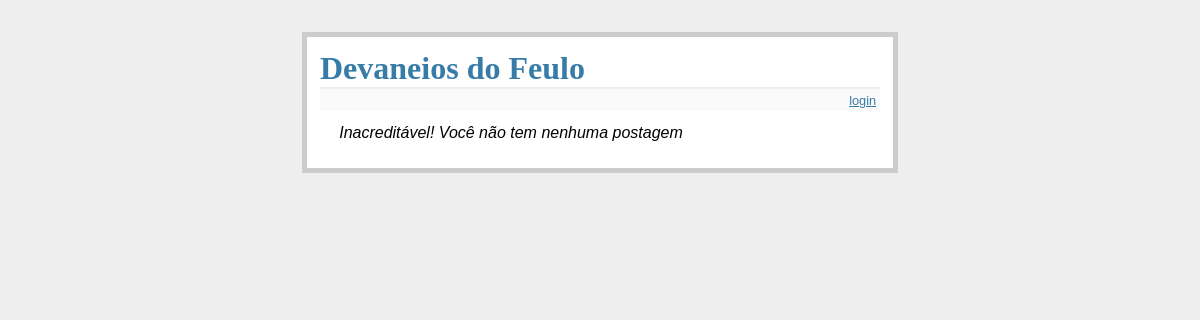
The page /entradas on the database as committed earlier.
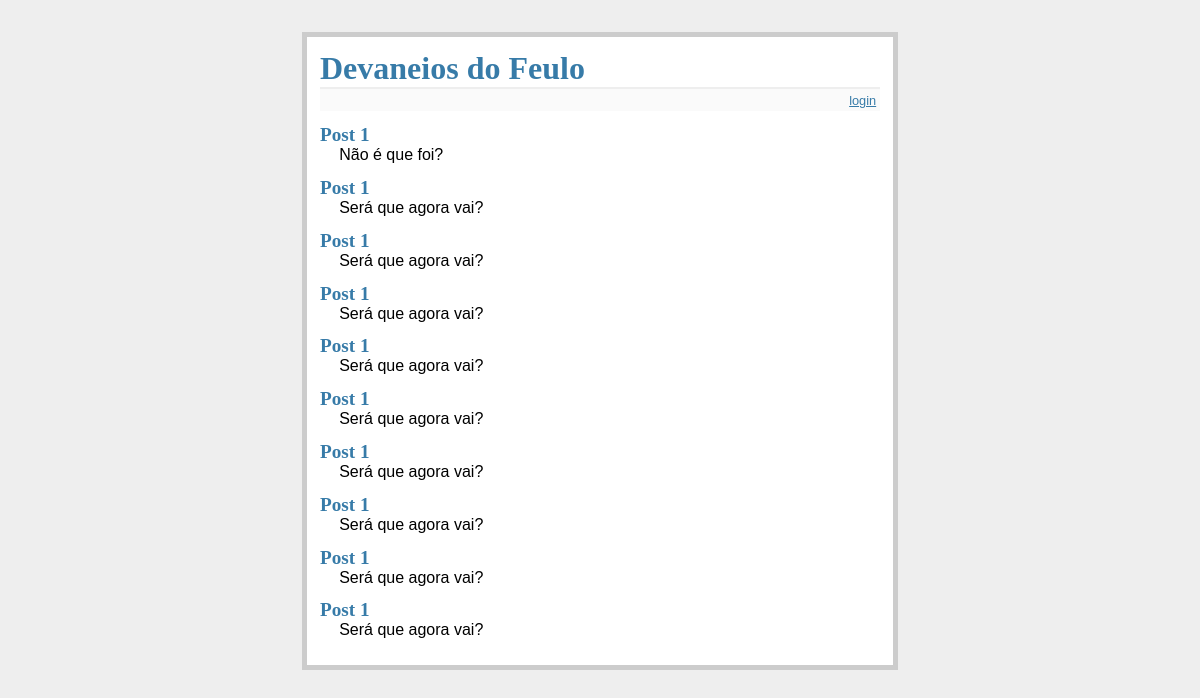
The same page on the database as committed later.
### tables this page shows
CREATE TABLE entradas(
    id INTEGER PRIMARY KEY AUTOINCREMENT,
    titulo STRING NOT NULL,
    texto STRING NOT NULL
);

### app.py (the view)
@app.route('/')
@app.route('/entradas')
def exibir_entradas():
    sql = "SELECT titulo, texto FROM entradas ORDER BY id DESC"
    cur = g.bd.execute(sql)
    entradas = []
    for titulo, texto in cur.fetchall():
        entradas.append({'titulo': titulo, 'texto': texto})
    return render_template('exibir_entradas.html', entradas=entradas)

### app.py (called while the page is built)
def conectar_bd():
    return sqlite3.connect(app.config['DATABASE'])

@app.before_request
def antes_requisicao():
    g.bd = conectar_bd()

@app.teardown_request
def depois_request(exc):
    g.bd.close()

### templates/exibir_entradas.html (shortened to what this page needs)
{% extends 'layout.html' %} {% block corpo %}
<ul class="entradas">
  {% for entrada in entradas %}
  <li>
    <h2>{{ entrada.titulo }}</h2>
    {{entrada.texto}}
  </li>
  {% else %}
  <li><em>Inacreditável! Você não tem nenhuma postagem </em></li>
  {% endfor %}
</ul>
{% endblock %}

### templates/layout.html (shortened to what this page needs)
<!DOCTYPE HTML5>
<html>
  <head>
    <link
      rel="stylesheet"
      href="{{url_for('static', filename='estilo.css')}}"
    />
  </head>
  <body>
    <div class="pagina">
      <h1>Devaneios do Feulo</h1>
      <div class="metanav">
        {% if not session.logado %}
        <a href="{{url_for('login')}}">login</a>
        {% else %}
        <a href="{{url_for('logout')}}">logout</a>
        {% endif %}
      </div>
      {% block corpo %}{% endblock %}
    </div>
  </body>
</html>

### templates/static/estilo.css (style rules this page uses)
body { font-family: sans-serif; background: #eee; }
a, h1, h2 { color: #377ba8; }
h1, h2 { font-family: "Georgia", serif; margin: 0; }
h1 { border-bottom: 2px solid #eee; }
h2 { font-size: 1.2em; }
.pagina { margin: 2em auto; width: 35em; border: 5px solid #ccc; padding: 0.8em; background: white; }
.entradas { list-style: none; margin: 0; padding: 0; }
.entradas li { margin: 0.8em 1.2em; }
.entradas li h2 { margin-left: -1em; }
.metanav { text-align: right; font-size: 0.8em; padding: 0.3em; margin-bottom: 1em; background: #fafafa; }

Rows that differ between the two databases and show on the page:
added entradas: titulo "Post 1", texto "Não é que foi?"
added entradas: titulo "Post 1", texto "Será que agora vai?"
added entradas: titulo "Post 1", texto "Será que agora vai?"
added entradas: titulo "Post 1", texto "Será que agora vai?"
added entradas: titulo "Post 1", texto "Será que agora vai?"
added entradas: titulo "Post 1", texto "Será que agora vai?"
added entradas: titulo "Post 1", texto "Será que agora vai?"
added entradas: titulo "Post 1", texto "Será que agora vai?"
added entradas: titulo "Post 1", texto "Será que agora vai?"
added entradas: titulo "Post 1", texto "Será que agora vai?"
Other text that changed with them:
text no longer shown: "Inacreditável! Você não tem nenhuma postagem"
